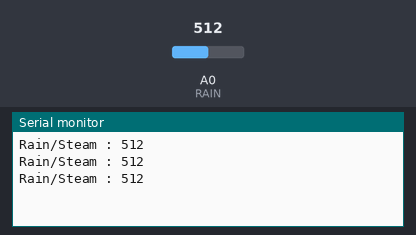
Recording of a sketch running on a simulated Arduino Uno, built with avr-gcc and run on an emulated ATmega328P. On the bench: the last lines printed to the serial monitor. The inputs (shaded band) are chosen by the test bench; at power-on: A0 (RAIN) = 512.

Above: at 1.3 s.
1.4 s: A0 (RAIN) set to 716
At 1.9 s:
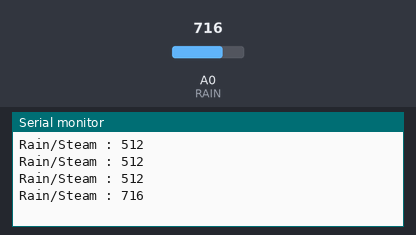
2.9 s: A0 (RAIN) set to 900
At 3.4 s:
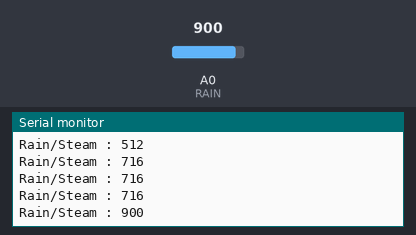
Timing chart, 0 to 5.9 s (numbered marks = the images above; inputs shaded):
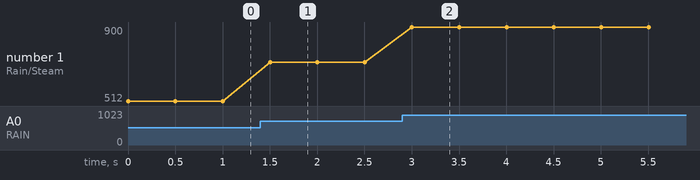

Measured:
- after the input at 1.4 s, the serial monitor: prints a new line after 0.10 s (image 1)
- after the input at 2.9 s, the serial monitor: prints a new line after 0.10 s (image 2)
- plotted number 1: 512 → 716 after the input at 1.4 s, 716 → 900 after the input at 2.9 s

The sketch:

day01_rain.ino
```cpp
#define RAIN A0

void setup() {
  Serial.begin(9600);
  pinMode(RAIN, INPUT);
}

void loop() {
  Serial.print("Rain/Steam : ");
  Serial.println(analogRead(RAIN));
  delay(500);
}
```
